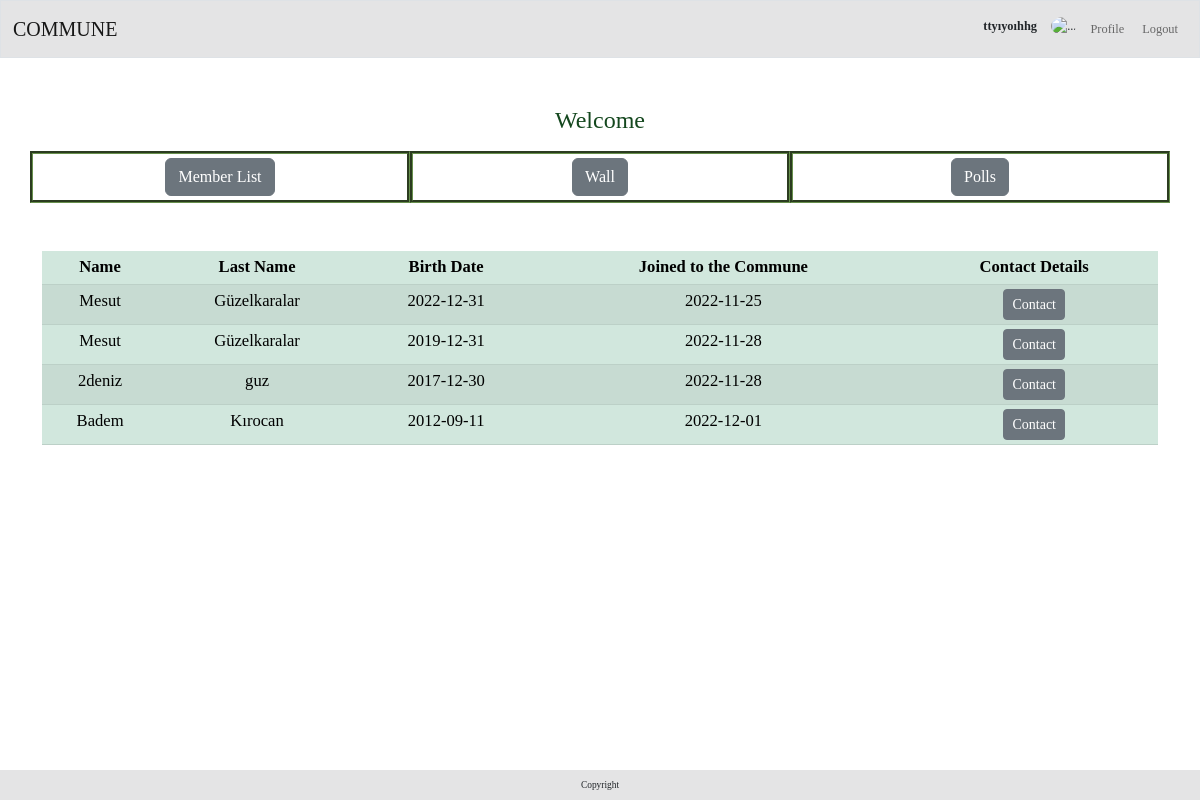
Before: /home/family/list?family_id=1 (signed in) with the older database file.
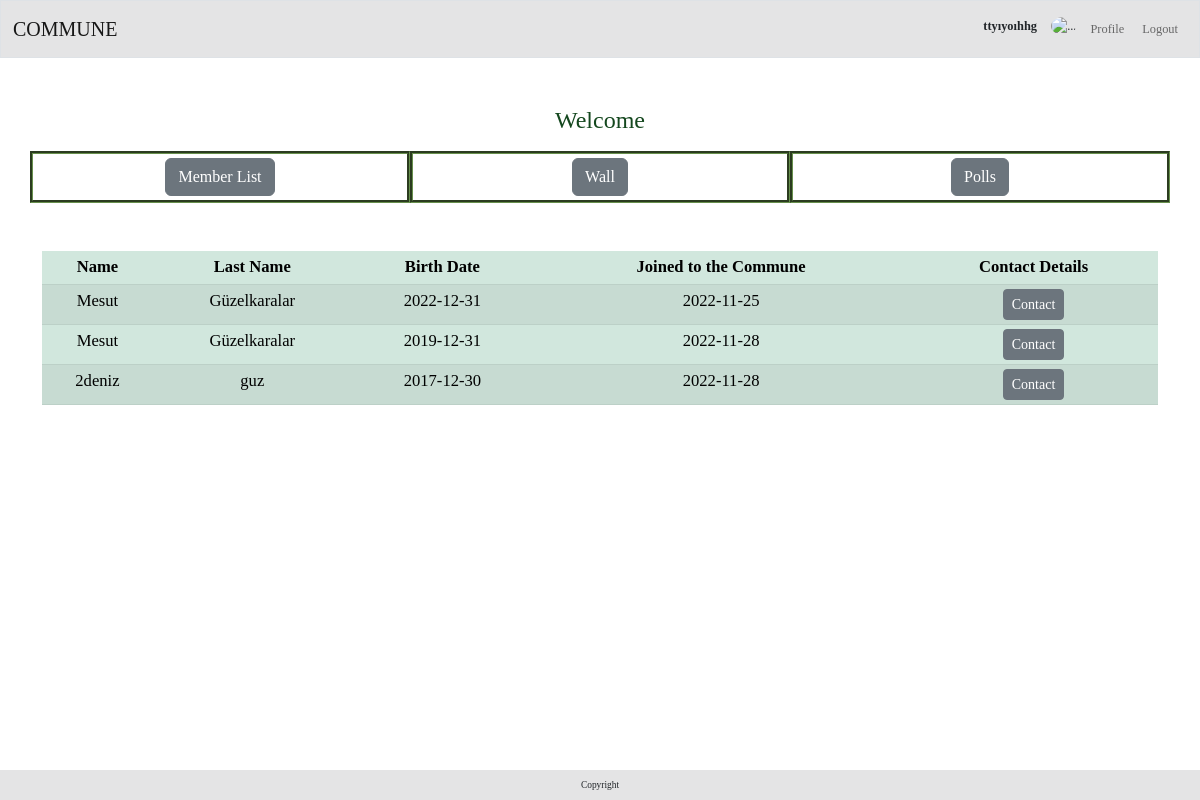
After: the same page with the newer database file.
### tables this page shows
CREATE TABLE members (
    id INTEGER NOT NULL PRIMARY KEY,
    extended_family_id INTEGER,
    family_id INTEGER,
    login_name TEXT NOT NULL UNIQUE, 
    password_hash TEXT NOT NULL,  
    registration_date REAL NOT NULL,
    name TEXT NOT NULL,
    last_name TEXT NOT NULL,
    birth_date REAL NOT NULL,
    email TEXT NOT NULL,
    phone_number TEXT,
    address TEXT,
    living TEXT NOT NULL,
    FOREIGN KEY (extended_family_id) REFERENCES extended_families(id)
    FOREIGN KEY (family_id) REFERENCES families(id)
);

### app.py (the view)
@app.route("/home/family/list", methods=["GET", "POST"])
def family_list():
    family_members = cur.execute("SELECT id, name, last_name, birth_date, datetime(registration_date) FROM members WHERE extended_family_id = ?", request.args.get('family_id'))
    return render_template("family_list.html", family_members=family_members)

### app.py (called while the page is built)
@app.after_request
def after_request(response):
    response.headers["Cache-Control"] = "no-cache, no-store, must-revalidate"
    response.headers["Expires"] = 0
    response.headers["Pragma"] = "no-cache"
    return response

@app.context_processor
def handle_context():
    return dict(os=os)

### helpers.py (called while the page is built)
def date(date_time):
    date = (datetime.strptime(date_time, '%Y-%m-%d %H:%M:%S') + timedelta(hours=3)).date()
    return date

### templates/family_list.html (shortened to what this page needs)
{% extends "index.html" %}
{% block main %}
    <h4 class="text-center mb-3">Welcome </h4>
    <div class="container">
        <div class="row row-cols-3 mb-5">
            <div class="col">
                <a class="btn btn-secondary mt-1 mb-1"  href="{{ url_for('family_list', family_id=session['family_id'] ) }}">Member List</a>
            </div>
            <div class="col">
                <a class="btn btn-secondary mt-1 mb-1"  href="{{ url_for('family_list', family_id=session['family_id'] ) }}">Wall</a>
            </div>
            <div class="col">
                <a class="btn btn-secondary mt-1 mb-1"  href="{{ url_for('family_list', family_id=session['family_id'] ) }}">Polls</a>
            </div>
        </div>
    </div>
    <div class="container">
            <table class="table table-striped table-sm">
                <thead class="table-success">
                    <tr>
                        <th>Name</th>
                        <th>Last Name</th>
                        <th>Birth Date</th>
                        <th>Joined to the Commune</th>
                        <th>Contact Details</th>
                    </tr>
                </thead>
                {% for member in family_members %}
                    <tr class="table-success">
                        <td>{{member['name']}}</td>
                        <td>{{member['last_name']}}</td>
                        <td>{{member['birth_date']}}</td>
                        <td>{{member['datetime(registration_date)'] | date}}</td>
                        <td><a class="btn btn-secondary btn-sm" method="get" href="{{url_for('family_member_contact', id=member['id'] )}}">Contact</a></td>
                    </tr>
                {% endfor %}
            </table>
    </div>
{% endblock %}

### templates/index.html (shortened to what this page needs)
<!DOCTYPE html>
<html lang="en">
<head>
    <link href="https://cdn.jsdelivr.net/npm/bootstrap@5.2.3/dist/css/bootstrap.min.css" rel="stylesheet">
    <link rel="stylesheet" href="{{ url_for('static', filename='style.css') }}">
</head>
<body id="{%block body_id %} {% endblock %}">
    <header>
        <section>
            <nav role="navigation" class="navbar border navbar-expand-md mb-5">
                <div class="container-fluid">
                    <a class="navbar-brand" href="/"> <span>COMMUNE</span></a>
                    <div id="navbar" class="collapse navbar-collapse">
                        {% if not session["user_id"] %}
                            <ul class="navbar-nav ms-auto">
                                <li class="nav-item">
                                    <a href="/register" class="btn">Register</a>
                                    <a href="/login" class="btn">Login</a>
                                </li>
                            </ul>
                        {% else %}
                            <ul class="navbar-nav ms-auto">
                                <li class="nav-item" style="padding: 0.5em; margin-right: 3px;">
                                    <span class="" id="nav-username">{{session['username']}}</span>
                                </li>
                                <li class="nav-item" style="padding: 5px;">
                                    {% if os.path.exists('static/profile_pictures/' + (session['user_id'] | string) + '.jpg') %}
                                    <img width="30vw" height="auto" style="border-radius: 50%;" src="{{ url_for('static', filename='profile_pictures/' + (session['user_id'] | string ) + '.jpg' ) }}">
                                    {% else %}
                                    <img width="30vw" height="auto" style="border-radius: 50%;" src="{{ url_for('static', filename='profile_pictures/user.png') }}" alt="...">
                                    {% endif %}
                                </li>
                                <li class="nav-item">
                                    <a href="{{ url_for('profile') }}" class="btn nav-link">Profile</a>
                                </li>
                                <li class="nav-item">
                                    <a href="{{ url_for('logout') }}" class="btn nav-link">Logout</a>
                                </li>
                            </ul>
                        {% endif %}
                    </div>
                </div>
            </nav>
        </section>
    </header>
    <main class="text-center">
        {% block main %}
        {% endblock %}
    </main>
    <footer>
        <nav class="navbar fixed-bottom">
            <div class="container-fluid">
                <ul class="navbar-nav mx-auto">
                    <li class="nav-item">
                        <span>Copyright</span>
                    </li>
                </ul>
            </div>
        </nav>
    </footer>
</body>
</html>

### static/style.css (style rules this page uses)
body { font-family: Georgia, serif; font-size: calc(7px + 0.8vw); }
header { font-size: calc(4px + 0.7vw); }
footer { font-size: calc(1px + 0.7vw); }
.col { border-style: groove; border-color: #68904D; }
h4 { color: #14471E; }
.navbar { background-color: #E4E4E5; }
#nav-username { font-weight: 600; }

Changed rows visible on the page:
no longer on this page (row edited): members: name "Badem", last_name "Kırocan", birth_date "2012-09-11", member "2022-12-01"
